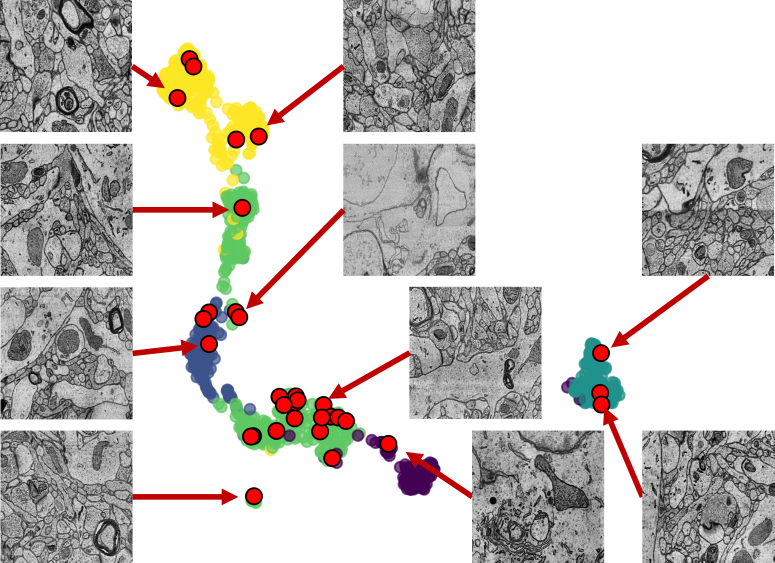
#> input picture fig/coreset_selection.png, 2323 x 1688 px (shown at 1/3 size)
$ python crop_2D_tiff_512_for_MAE_trainset.py --inputdir ../fig --outputdir out
#> lines starting #> are read from the running program, lines starting #| are printed output that depends on the picture
import os
import shutil
import argparse
import numpy as np
from pathlib import Path
from PIL import Image
from tqdm import tqdm

def sliding_window_crop(image, crop_size=(512, 512), step_size=512):
    height, width = image.shape[:2]
    crop_height, crop_width = crop_size
    windows = []
    for top in range(0, height - crop_height + 1, step_size):
        for left in range(0, width - crop_width + 1, step_size):
            windows.append((top, left))
    return windows

def main(input_dir, output_dir):
#> called with input_dir = '../fig', output_dir = 'out'
    input_dir = Path(input_dir)
    output_dir = Path(output_dir)

    # 如果输出文件夹存在则清空，否则创建
    if output_dir.exists():
        shutil.rmtree(output_dir)
    output_dir.mkdir(parents=True, exist_ok=True)

    # 获取所有png格式的图片路径
    img_paths = sorted(input_dir.glob("*.png"))

    for filepath in tqdm(img_paths, desc="Processing images"):
        # 读取图像并转换为灰度图
        img = Image.open(filepath).convert("L")
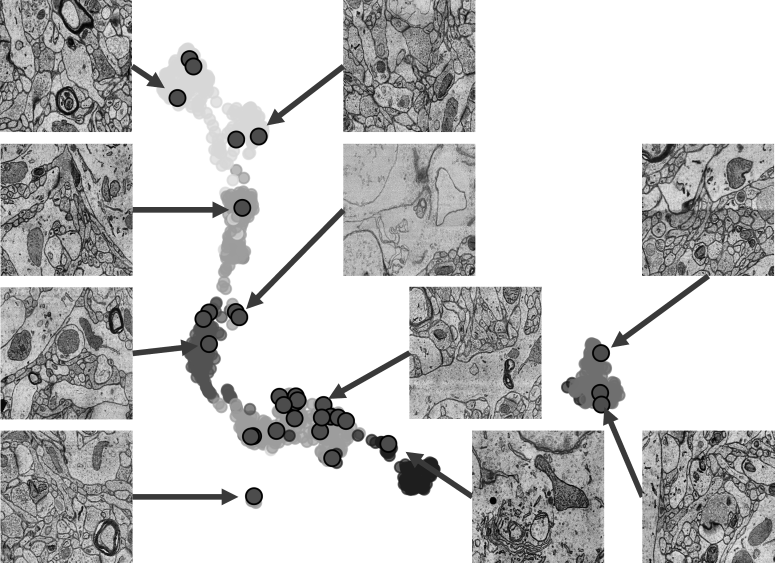
#> img: PIL image 2323x1688 L (shown at 1/3 size); min 0, max 255, mean 198.7
        img_arr = np.array(img)

        # 利用滑动窗口裁剪成512x512
        windows = sliding_window_crop(img_arr, crop_size=(512, 512), step_size=512)
#> windows = [(0, 0), (0, 512), (0, 1024), (0, 1536), (512, 0), (512, 512), (512, 1024), (512, 1536), (1024, 0), (1024, 512), (1024, 1024), (1024, 1536)]
        for i, (top, left) in enumerate(windows):
            cropped_arr = img_arr[top:top + 512, left:left + 512]
            cropped_img = Image.fromarray(cropped_arr)
            out_path = output_dir / f"{filepath.stem}_crop_{i}.tiff"
            cropped_img.save(out_path, format="TIFF")
#> this loop made 12 passes
#> pass 1, in main, `cropped_arr = img_arr[top:top + 512, left:left + 512]`:
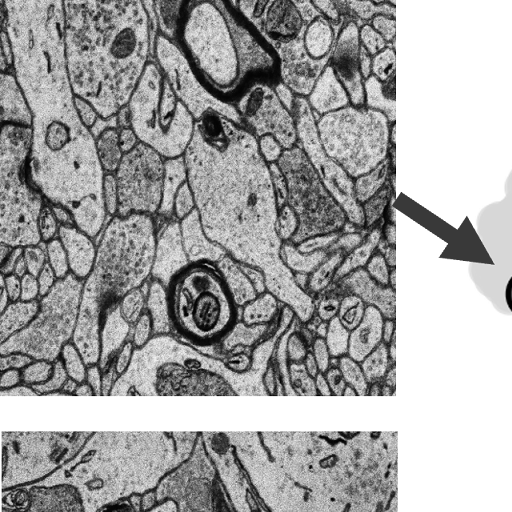
#> cropped_arr: shape (512, 512); min 0, max 255, mean 165.5
#> pass 2, in main, `cropped_arr = img_arr[top:top + 512, left:left + 512]`:
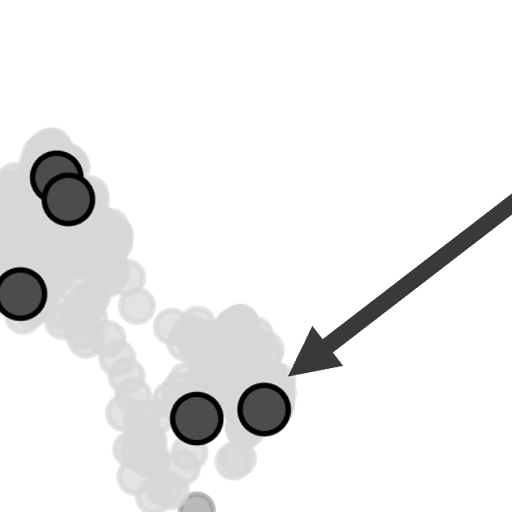
#> cropped_arr: shape (512, 512); min 0, max 255, mean 237
#> pass 3, in main, `cropped_arr = img_arr[top:top + 512, left:left + 512]`:
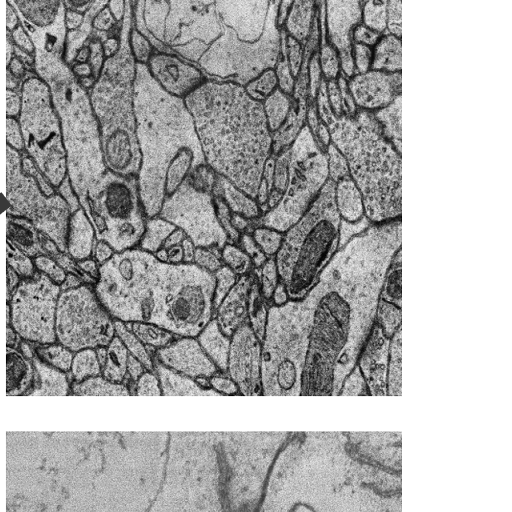
#> cropped_arr: shape (512, 512); min 0, max 255, mean 170.5
#> after the loop:
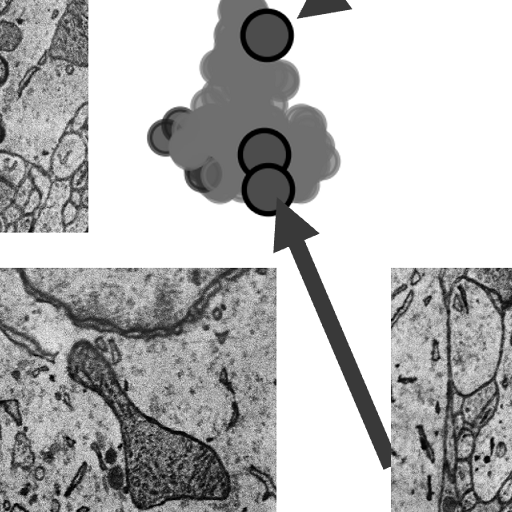
#> cropped_arr: shape (512, 512); min 0, max 255, mean 182.1
#> pass 2 of the loop in main, `for filepath in tqdm(img_paths, desc="Processing images"):`:
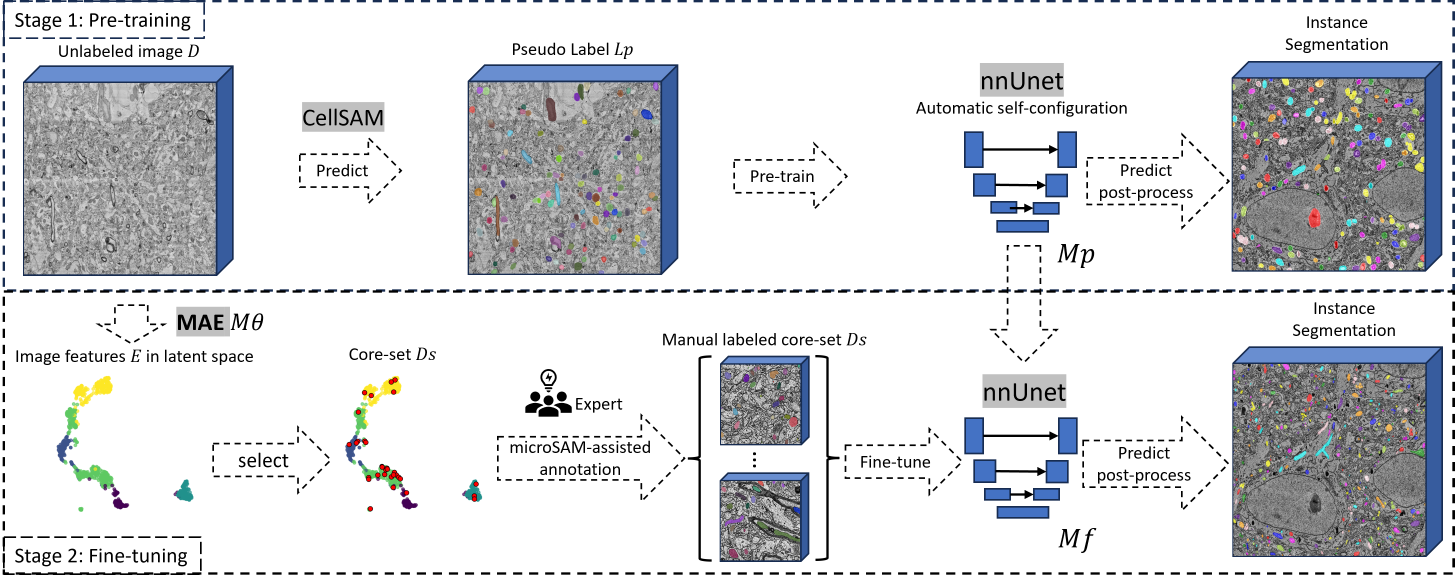
#> input picture fig/pipline.png, 4364 x 1743 px (shown at 1/3 size)
#> in main, `img = Image.open(filepath).convert("L")`:
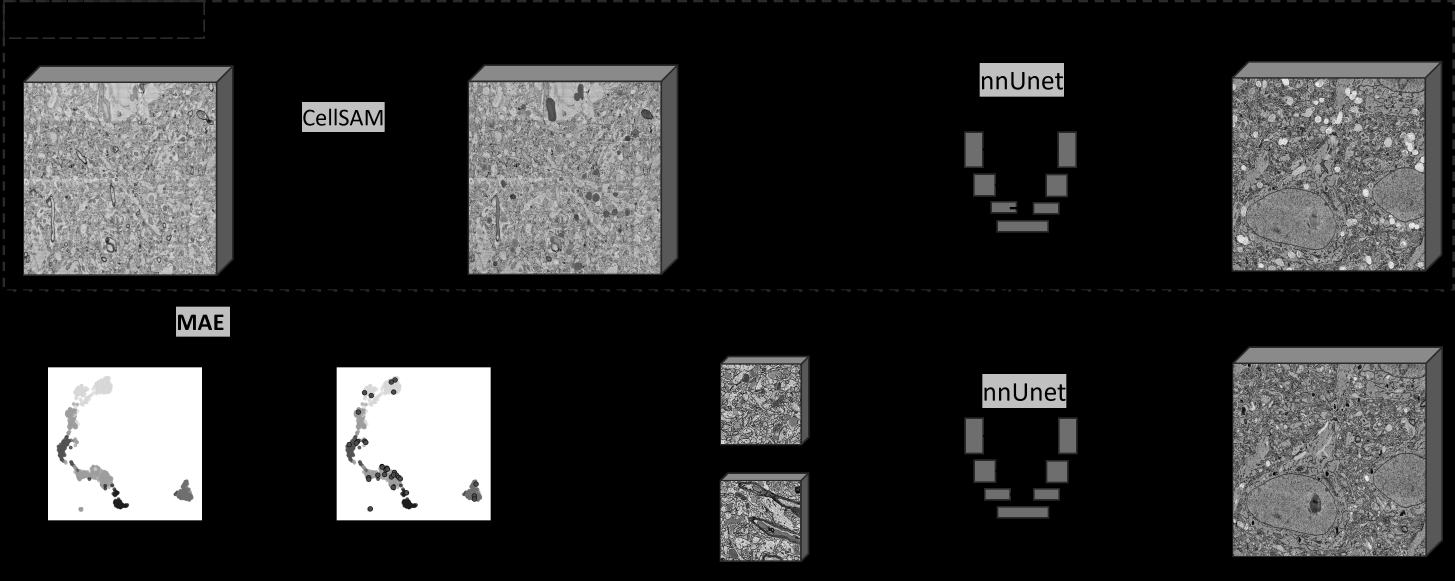
#> img: PIL image 4364x1743 L (shown at 1/3 size); min 0, max 255, mean 46.1
#> in main, `windows = sliding_window_crop(img_arr, crop_size=(512, 512), step_size..`: windows = 24 items, first 6: (0, 0), (0, 512), (0, 1024), (0, 1536), (0, 2048), (0, 2560)
#> the loop in main, `for i, (top, left) in enumerate(windows):` made 24 passes
#> after the loop in main, `for i, (top, left) in enumerate(windows):`:
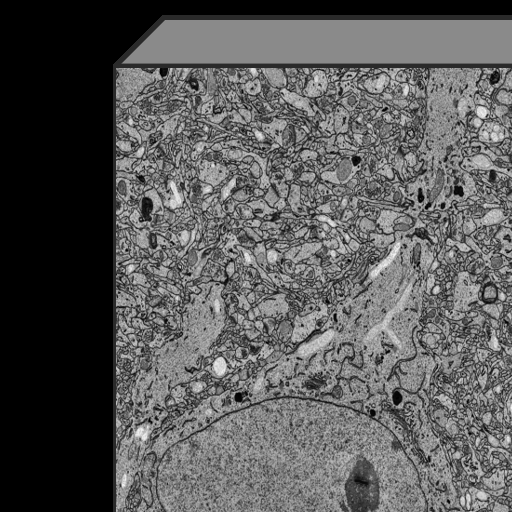
#> cropped_arr: shape (512, 512); min 0, max 243, mean 89.1

if __name__ == '__main__':
    parser = argparse.ArgumentParser(
        description="Crop 2D PNG images using a sliding window (512x512) and save as TIFF for MAE trainset."
    )
    parser.add_argument('--inputdir', type=str, required=True, help="Path to input directory containing PNG images")
    parser.add_argument('--outputdir', type=str, required=True, help="Path to output directory to save cropped TIFF images")
    args = parser.parse_args()

    main(args.inputdir, args.outputdir)
